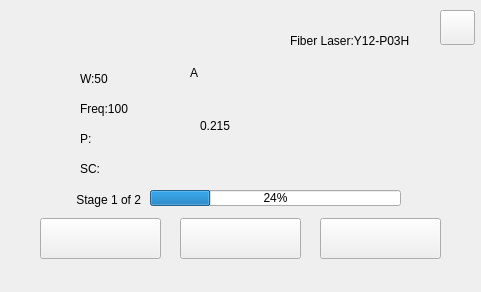
<?xml version="1.0" encoding="UTF-8"?>
<ui version="4.0">
 <class>MainWindow</class>
 <widget class="QMainWindow" name="MainWindow">
  <property name="geometry">
   <rect>
    <x>0</x>
    <y>0</y>
    <width>481</width>
    <height>292</height>
   </rect>
  </property>
  <property name="windowTitle">
   <string notr="true">MainWindow</string>
  </property>
  <property name="styleSheet">
   <string notr="true">background-image: url(:/image/image/backall.bmp);</string>
  </property>
  <widget class="QWidget" name="centralWidget">
   <widget class="QToolButton" name="toolButton_status">
    <property name="geometry">
     <rect>
      <x>40</x>
      <y>218</y>
      <width>121</width>
      <height>41</height>
     </rect>
    </property>
    <property name="styleSheet">
     <string notr="true">border-image: url(:/image/image/idle.bmp);</string>
    </property>
    <property name="text">
     <string/>
    </property>
   </widget>
   <widget class="QToolButton" name="toolButton_config">
    <property name="geometry">
     <rect>
      <x>180</x>
      <y>218</y>
      <width>121</width>
      <height>41</height>
     </rect>
    </property>
    <property name="styleSheet">
     <string notr="true">border-image: url(:/image/image/config.bmp);</string>
    </property>
    <property name="text">
     <string/>
    </property>
   </widget>
   <widget class="QToolButton" name="toolButton_reset">
    <property name="geometry">
     <rect>
      <x>320</x>
      <y>218</y>
      <width>121</width>
      <height>41</height>
     </rect>
    </property>
    <property name="styleSheet">
     <string notr="true">border-image: url(:/image/image/reset.bmp);</string>
    </property>
    <property name="text">
     <string/>
    </property>
   </widget>
   <widget class="mylabel" name="label_Model">
    <property name="geometry">
     <rect>
      <x>290</x>
      <y>30</y>
      <width>161</width>
      <height>21</height>
     </rect>
    </property>
    <property name="styleSheet">
     <string notr="true">background-image: url(:/image/back.bmp);</string>
    </property>
    <property name="text">
     <string>Fiber Laser:Y12-P03H</string>
    </property>
   </widget>
   <widget class="QToolButton" name="GSVersion">
    <property name="geometry">
     <rect>
      <x>440</x>
      <y>10</y>
      <width>35</width>
      <height>35</height>
     </rect>
    </property>
    <property name="styleSheet">
     <string notr="true">border-image: url(:/image/image/about.bmp);</string>
    </property>
    <property name="text">
     <string/>
    </property>
   </widget>
   <widget class="QProgressBar" name="progressBar">
    <property name="geometry">
     <rect>
      <x>150</x>
      <y>190</y>
      <width>251</width>
      <height>16</height>
     </rect>
    </property>
    <property name="value">
     <number>24</number>
    </property>
   </widget>
   <widget class="QLabel" name="label_Width">
    <property name="geometry">
     <rect>
      <x>80</x>
      <y>70</y>
      <width>81</width>
      <height>17</height>
     </rect>
    </property>
    <property name="styleSheet">
     <string notr="true">background-image: url(:/image/back.bmp);</string>
    </property>
    <property name="text">
     <string>W:50</string>
    </property>
   </widget>
   <widget class="QLabel" name="label_Freq">
    <property name="geometry">
     <rect>
      <x>80</x>
      <y>100</y>
      <width>91</width>
      <height>17</height>
     </rect>
    </property>
    <property name="styleSheet">
     <string notr="true">background-image: url(:/image/back.bmp);</string>
    </property>
    <property name="text">
     <string>Freq:100</string>
    </property>
   </widget>
   <widget class="QLabel" name="label_PowerSet">
    <property name="geometry">
     <rect>
      <x>80</x>
      <y>130</y>
      <width>91</width>
      <height>17</height>
     </rect>
    </property>
    <property name="styleSheet">
     <string notr="true">background-image: url(:/image/back.bmp);</string>
    </property>
    <property name="text">
     <string>P:</string>
    </property>
   </widget>
   <widget class="QLabel" name="label_StatusCode">
    <property name="geometry">
     <rect>
      <x>80</x>
      <y>160</y>
      <width>91</width>
      <height>17</height>
     </rect>
    </property>
    <property name="styleSheet">
     <string notr="true">background-image: url(:/image/back.bmp);</string>
    </property>
    <property name="text">
     <string>SC:</string>
    </property>
   </widget>
   <widget class="mylabel" name="label_power">
    <property name="geometry">
     <rect>
      <x>200</x>
      <y>80</y>
      <width>201</width>
      <height>91</height>
     </rect>
    </property>
    <property name="styleSheet">
     <string notr="true">background-image: url(:/image/back.bmp);</string>
    </property>
    <property name="text">
     <string>0.215</string>
    </property>
   </widget>
   <widget class="QLabel" name="label_W">
    <property name="geometry">
     <rect>
      <x>690</x>
      <y>230</y>
      <width>21</width>
      <height>17</height>
     </rect>
    </property>
    <property name="styleSheet">
     <string notr="true">background-image: url(:/image/back.bmp);</string>
    </property>
    <property name="text">
     <string>W</string>
    </property>
   </widget>
   <widget class="QLabel" name="label_A">
    <property name="geometry">
     <rect>
      <x>190</x>
      <y>64</y>
      <width>19</width>
      <height>17</height>
     </rect>
    </property>
    <property name="styleSheet">
     <string notr="true">background-image: url(:/image/back.bmp);</string>
    </property>
    <property name="text">
     <string>A</string>
    </property>
   </widget>
   <widget class="QLabel" name="label_Stage">
    <property name="geometry">
     <rect>
      <x>40</x>
      <y>190</y>
      <width>101</width>
      <height>20</height>
     </rect>
    </property>
    <property name="layoutDirection">
     <enum>Qt::LeftToRight</enum>
    </property>
    <property name="styleSheet">
     <string notr="true">background-image: url(:/image/image/null.bmp);</string>
    </property>
    <property name="text">
     <string>Stage 1 of 2</string>
    </property>
    <property name="alignment">
     <set>Qt::AlignRight|Qt::AlignTrailing|Qt::AlignVCenter</set>
    </property>
   </widget>
  </widget>
 </widget>
 <layoutdefault spacing="6" margin="11"/>
 <customwidgets>
  <customwidget>
   <class>mylabel</class>
   <extends>QLabel</extends>
   <header location="global">mylabel.h</header>
  </customwidget>
 </customwidgets>
 <resources/>
 <connections/>
</ui>
